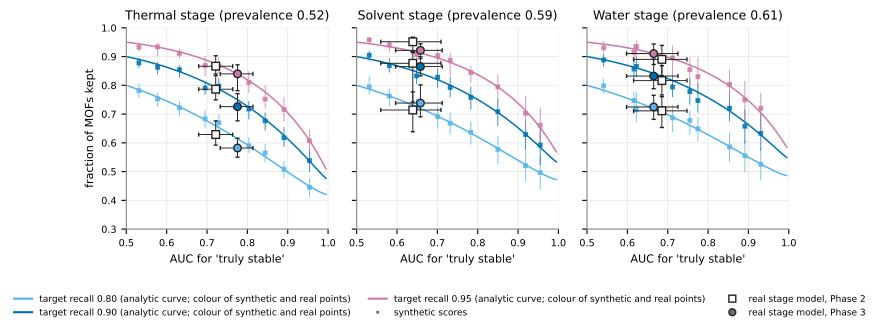

The script that drew this image:
"""Fig 5: price of recall. Kept fraction vs AUC at target recall 0.80 / 0.90 / 0.95. Lines = analytic binormal curve; small squares with bars = SYNTHETIC scores
(plotted at the sample AUC, 95% group-bootstrap interval); large markers = REAL stage models (group-aware pooled calibration+test MOFs, 95% group-bootstrap boxes on both axes)."""
import sys
sys.path.insert(0, "figures")
from common import *

D = load(P4 + "price_of_recall.json")
R = D["recalls"]
fig, axes = plt.subplots(1, 3, figsize=(7.4, 2.8), sharey=True)
for ax, t in zip(axes, TASKS):
    syn = D["synthetic"][t]
    for r in R:
        ax.plot([p["auc"] for p in syn["analytic"]], [p[f"kept_{r}"] for p in syn["analytic"]], color=RECALL_COL[r], lw=1.1, label=f"recall {r:.2f}" if t == "thermal" else None)
        xs = [p["auc_sample"] for p in syn["points"]]; k = [p[f"kept_{r}"] for p in syn["points"]]
        ax.errorbar(xs, [v[0] for v in k], yerr=[[v[0] - v[1] for v in k], [v[2] - v[0] for v in k]], fmt="s", color=RECALL_COL[r], ms=2.5, lw=0.7, capsize=0, alpha=0.8)
        for key, mk, fc in ((f"phase2_{t}", "s", "white"), (f"phase3_{t}", "o", RECALL_COL[r])):
            rr = D["real"][key]; a, kv = rr["auc"], rr[f"kept_{r}"]
            ax.errorbar(a[0], kv[0], xerr=[[a[0] - a[1]], [a[2] - a[0]]], yerr=[[kv[0] - kv[1]], [kv[2] - kv[0]]], fmt=mk, mfc=fc, mec=INK, ecolor=INK, color=INK, ms=5.5, lw=0.7, capsize=1.5, zorder=5)
    ax.set_title(f"{TITLE[t]} (prevalence {syn['prevalence']:.2f})"); ax.set_xlabel("AUC for 'truly stable'"); ax.set_xlim(0.5, 1.0); ax.set_ylim(0.3, 1.0)
axes[0].set_ylabel("fraction of MOFs kept")
from matplotlib.lines import Line2D
h = [Line2D([], [], color=RECALL_COL[r], lw=1.5, label=f"target recall {r:.2f} (analytic curve; colour of synthetic and real points)") for r in R]
h += [Line2D([], [], marker="s", color="w", mfc=GREY, ms=3, label="synthetic scores"), Line2D([], [], marker="s", color="w", mfc="white", mec=INK, ms=5, label="real stage model, Phase 2"),
      Line2D([], [], marker="o", color="w", mfc=GREY, mec=INK, ms=5, label="real stage model, Phase 3")]
fig.legend(handles=h, frameon=False, loc="lower center", ncol=3, bbox_to_anchor=(0.5, -0.17), fontsize=6.5)
fig.tight_layout(); save(fig, "fig5_price_of_recall")
